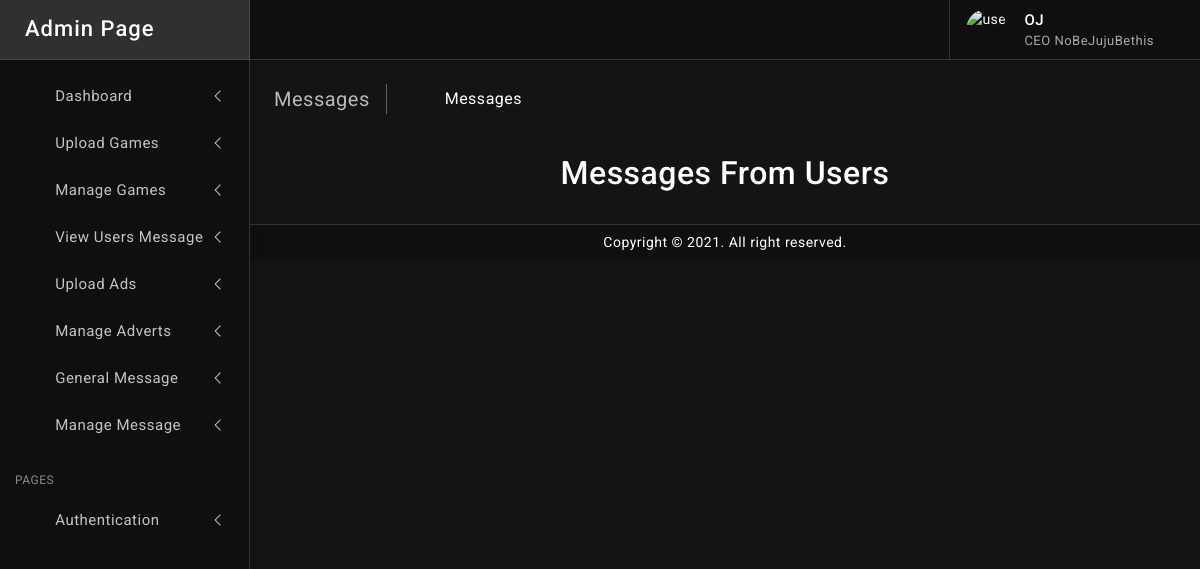
The page /contact_message/ on the database as committed earlier.
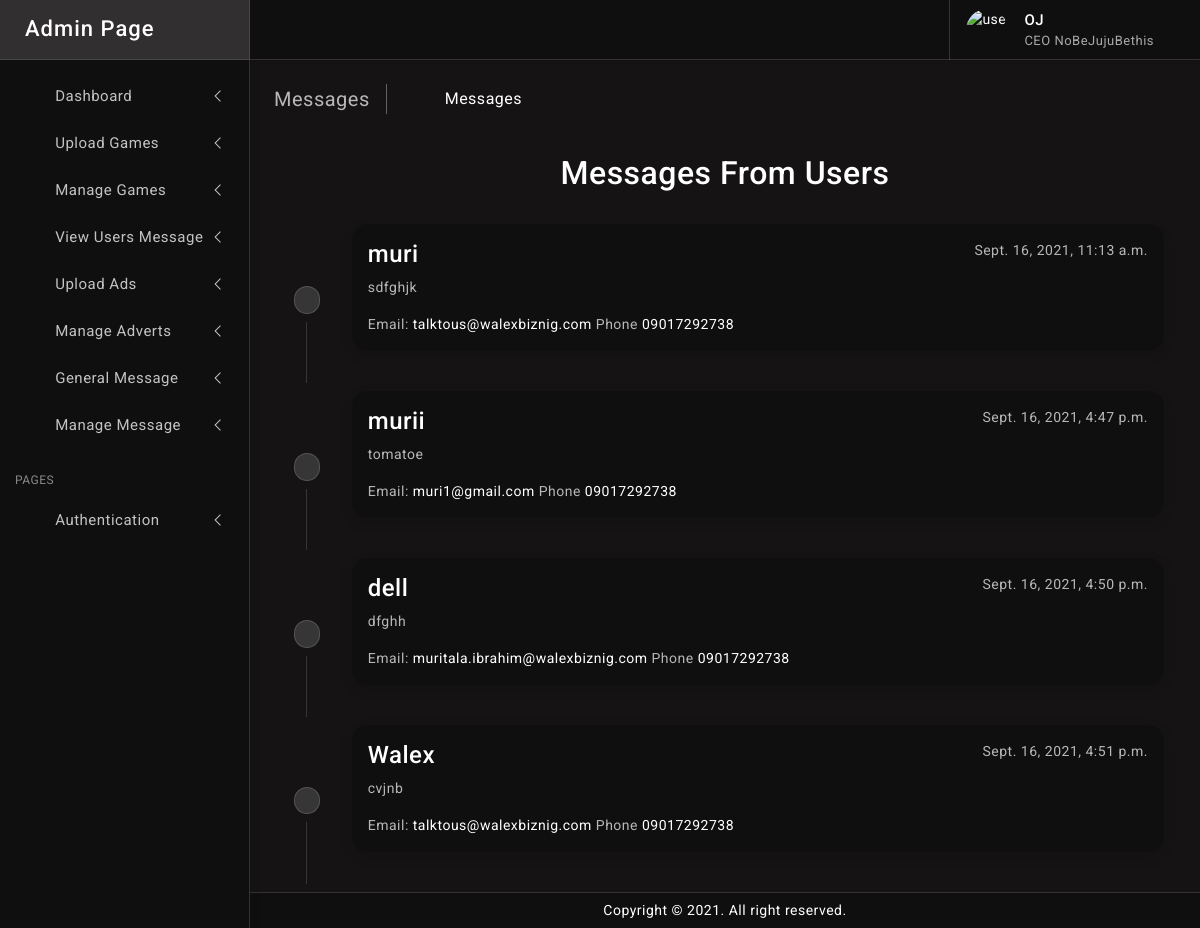
The same page on the database as committed later.
### main_app/models.py (models this page shows, shortened)
class Contact(models.Model):
	STATUS = (
		('New', 'New'),
		('Read', 'Read'),
		('Closed', 'Closed'),
	)
	name = models.CharField(blank=True, max_length=20, null=True)
	email = models.CharField(blank=True, max_length=50, null=True)
	subject = models.CharField(blank=True, max_length=50, null=True)
	message = models.TextField(blank=True, max_length=1255, null=True)
	status = models.CharField(max_length=15, choices=STATUS, default='New')
	ip = models.CharField(blank=True, max_length=20, null=True)
	phone = models.CharField(blank=True, max_length=100, null=True)
	create_at = models.DateTimeField(auto_now_add=True, null=True)
	update_at = models.DateTimeField(auto_now=True, null=True)

### main_app/views.py (the view)
# urls.py: path("contact_message/", views.contact_message, name='contact_message'),
def contact_message(request):
    recieved = Contact.objects.all()
    footer = Advert.objects.all().order_by('-id')[1:9]
    context = {'recieved': recieved, "footer":footer}
    return render(request, 'main_app/contact_message.html', context)

### main_app/templates/main_app/contact_message.html (shortened to what this page needs)
{% extends 'main_app/admin_base.html' %}
{% load static %}
{% block content %}
		<div class="page-wrapper">
			<div class="page-content">
				<div class="page-breadcrumb d-none d-sm-flex align-items-center mb-3">
					<div class="breadcrumb-title pe-3">Messages</div>
					<div class="ps-3">
						<nav aria-label="breadcrumb">
							<ol class="breadcrumb mb-0 p-0">
								<li class="breadcrumb-item"><a href="javascript:;"><i class="bx bx-home-alt"></i></a>
								</li>
								<li class="breadcrumb-item active" aria-current="page">Messages</li>
							</ol>
						</nav>
					</div>
				</div>
				<div class="">
					<div class="">
						<div class="container py-2">
							<h2 class="font-weight-light text-center text-white py-3">Messages From Users</h2>
							{% for rs in recieved %}
							<div class="row">
								<div class="col-auto text-center flex-column d-none d-sm-flex">
									<div class="row h-50">
										<div class="col">&nbsp;</div>
										<div class="col">&nbsp;</div>
									</div>
									<h5 class="m-2">
									<span class="badge rounded-pill bg-light border">&nbsp;</span>
								</h5>
									<div class="row h-50">
										<div class="col border-end">&nbsp;</div>
										<div class="col">&nbsp;</div>
									</div>
								</div>
								<div class="col py-2">
									<div class="card radius-15">
										<div class="card-body">
											<div class="float-end">{{ rs.create_at }}</div>
											<h4 class="card-title text-white">{{ rs.name }}</h4>
											<p class="card-text">{{ rs.message }}</p>
											Email: <a href="mailto:{{ rs.email }}">{{ rs.email }}</a> <span>Phone <a href="tel:{{rs.phone}}"> {{ rs.phone }}</a></span>
										</div>
									</div>
								</div>
							</div>
							{% endfor %}
							</div>
						</div>
						</div>
					</div>
				</div>
			</div>
{% endblock %}

### main_app/templates/main_app/admin_base.html (shortened to what this page needs)
{% load static %}
<!doctype html>
<html lang="en">
<head>
	<link href="{% static 'admin_app/plugins/vectormap/jquery-jvectormap-2.0.2.css' %}" rel="stylesheet"/>
	<link href="{% static 'admin_app/plugins/simplebar/css/simplebar.css' %}" rel="stylesheet" />
	<link href="{% static 'admin_app/plugins/perfect-scrollbar/css/perfect-scrollbar.css' %}" rel="stylesheet" />
	<link href="{% static 'admin_app/plugins/metismenu/css/metisMenu.min.css' %}" rel="stylesheet" />
	<link href="{% static 'admin_app/css/pace.min.css' %}" rel="stylesheet" />
	<link href="{% static 'admin_app/css/bootstrap.min.css' %}" rel="stylesheet">
	<link href="{% static 'admin_app/css/app.css' %}" rel="stylesheet">
	<link href="{% static 'admin_app/css/icons.css' %}" rel="stylesheet">
</head>
<body class="bg-theme bg-theme3">
	<div class="wrapper">
		<div class="sidebar-wrapper" data-simplebar="true">
			<div class="sidebar-header">
				<div>
					<h4 class="logo-text">Admin Page</h4>
				</div>
				<div class="toggle-icon ms-auto"><i class='bx bx-arrow-to-left'></i>
				</div>
			</div>
			<ul class="metismenu" id="menu">
				<li>
					{% url 'boss' as boss %}
					<a href="{{ boss }}" class="has-arrow {% if boss == request.path %} active {% endif %}">
						<div class="parent-icon"><i class='bx bx-home-circle'></i>
						</div>
						<div class="menu-title">Dashboard</div>
					</a>
				</li>
				<li>
					{% url 'games' as games %}
					<a href="{{ games }}" class="has-arrow {% if games == request.path %} active {% endif %}">
						<div class="parent-icon"><i class="bx bx-category"></i>
						</div>
						<div class="menu-title">Upload Games</div>
					</a>
				</li>
				<li>
					{% url 'manage_games' as manage_games %}
					<a href="{{ manage_games }}" class="has-arrow {% if manage_games == request.path %} active {% endif %}">
						<div class="parent-icon"><i class="bx bx-category"></i>
						</div>
						<div class="menu-title">Manage Games</div>
					</a>
				</li>
				<li>
					{% url 'contact_message' as contact_message %}
					<a href="{{ contact_message }}" class="has-arrow {% if  contact_message == request.path %} active {% endif %}">
						<div class="parent-icon"><i class='bx bx-donate-blood'></i>
						</div>
						<div class="menu-title">View Users Message</div>
					</a>
				</li>
				<li>
					{% url 'ads' as ads %}
					<a class="has-arrow {% if ads == request.path %} active {% endif %}" href="{{ ads }}">
						<div class="parent-icon"><i class='bx bx-bookmark-heart'></i>
						</div>
						<div class="menu-title">Upload Ads</div>
					</a>
				</li>
				<li>
					{% url 'manage_advert' as manage_advert %}
					<a class="has-arrow {% if manage_advert == request.path %} active {% endif %}" href="{{ manage_advert }}">
						<div class="parent-icon"><i class='bx bx-bookmark-heart'></i>
						</div>
						<div class="menu-title">Manage Adverts</div>
					</a>
				</li>
				<li>
					{% url 'message' as message %}
					<a class="has-arrow {% if message == request.path %} active {% endif %}" href="{{ message }}">
						<div class="parent-icon"><i class="bx bx-repeat"></i>
						</div>
						<div class="menu-title">General Message</div>
					</a>
				</li>
				<li>
					{% url 'manage_message' as manage_message %}
					<a class="has-arrow {% if manage_message == request.path %} active {% endif %}" href="{{ manage_message }}">
						<div class="parent-icon"><i class="bx bx-repeat"></i>
						</div>
						<div class="menu-title">Manage Message</div>
					</a>
				</li>
				<li class="menu-label">Pages</li>
				<li>
					<a class="has-arrow" href="javascript:;">
						<div class="parent-icon"><i class="bx bx-lock"></i>
						</div>
						<div class="menu-title">Authentication</div>
					</a>
				</li>
			</ul>
		</div>
		<header>
			<div class="topbar d-flex align-items-center">
				<nav class="navbar navbar-expand">
					<div class="user-box dropdown">
						<a class="d-flex align-items-center nav-link dropdown-toggle dropdown-toggle-nocaret" href="#" role="button" data-bs-toggle="dropdown" aria-expanded="false">
							<img src="https://toppng.com/uploads/preview/icons-logos-emojis-user-icon-png-transparent-11563566676e32kbvynug.png" class="user-img" alt="user avatar">
							<div class="user-info ps-3">
								<p class="user-name mb-0">OJ</p>
								<p class="designattion mb-0">CEO NoBeJujuBethis</p>
							</div>
						</a>
					</div>
				</nav>
			</div>
		</header>
{% block content %}
{% endblock %}
		<footer class="page-footer">
			<p class="mb-0">Copyright © 2021. All right reserved.</p>
		</footer>
</body>
</html>

### main_app/static/admin_app/css/app.css (style rules this page uses)
body { font-size: 14px; letter-spacing: .5px; font-family: Roboto, sans-serif; overflow-x: hidden }
a { text-decoration: none }
.wrapper { width: 100%; position: relative }
.sidebar-wrapper { width: 250px; height: calc(100% - 60px); position: fixed; top: 60px; bottom: 0; left: 0; background: rgb(0 0 0 / 20%); border-right: 1px solid rgb(255 255 255 / 15%); z-index: 11; box-shadow: 0 .3rem .8rem rgba(0, 0, 0, .12)!important; transition: all .2s ease-out }
.sidebar-header { width: 250px; height: 60px; display: flex; align-items: center; position: fixed; top: 0; bottom: 0; padding: 0 15px; z-index: 5; background: rgb(255 255 255 / 12%); border-bottom: 1px solid rgb(255 255 255 / 12%); border-right: 1px solid rgb(255 255 255 / 12%); }
.logo-text { font-size: 22px; margin-left: 10px; margin-bottom: 0; letter-spacing: 1px; color: #ffffff }
.toggle-icon { font-size: 22px; cursor: pointer; color: #ffffff }
.topbar { position: fixed; top: 0; left: 250px; right: 0; height: 60px; background: rgb(0 0 0 / 20%); border-bottom: 1px solid rgb(255 255 255 / 15%); z-index: 10; box-shadow: 0 .125rem .25rem rgba(0, 0, 0, .075)!important }
.topbar .navbar { width: 100%; height: 60px; padding-left: 30px; padding-right: 30px }
.page-wrapper { height: 100%; margin-top: 60px; margin-bottom: 0px; margin-left: 250px }
.page-content { padding: 1.5rem 1.5rem 0 1.5rem }
.page-footer { background: rgb(0 0 0 / 20%); position: absolute; left: 250px; right: 0; text-align: center; padding: 7px; color: #fff; font-size: 14px; border-top: 1px solid rgb(255 255 255 / 15%); z-index: 3 }
.sidebar-wrapper ul { padding: 0; margin: 0; list-style: none; background: 0 0 }
.sidebar-wrapper .metismenu { background: 0 0; display: -webkit-box; display: -ms-flexbox; display: flex; padding: 10px; margin-top: 0px; -webkit-box-orient: vertical; -webkit-box-direction: normal; -ms-flex-direction: column; flex-direction: column }
.sidebar-wrapper .metismenu li+li { margin-top: 5px }
.sidebar-wrapper .metismenu li:first-child { margin-top: 5px }
.sidebar-wrapper .metismenu li:last-child { margin-bottom: 5px }
.sidebar-wrapper .metismenu>li { display: -webkit-box; display: -ms-flexbox; display: flex; -webkit-box-orient: vertical; -webkit-box-direction: normal; -ms-flex-direction: column; flex-direction: column; position: relative }
.sidebar-wrapper .metismenu a { position: relative; display: flex; align-items: center; justify-content: left; padding: 8px 15px; font-size: 15px; color: rgb(255 255 255 / 75%); outline-width: 0; text-overflow: ellipsis; overflow: hidden; letter-spacing: .5px; border: 1px solid #ffffff00; transition: all .3s ease-out }
.sidebar-wrapper .metismenu a .parent-icon { font-size: 24px; line-height: 1 }
.sidebar-wrapper .metismenu a .menu-title { margin-left: 10px }
.menu-label { padding: 20px 15px 5px 5px; color: rgb(255 255 255 / 50%); text-transform: uppercase; font-size: 12px; letter-spacing: .5px }
.metismenu .has-arrow:after { position: absolute; content: ""; width: .5em; height: .5em; border-style: solid; border-width: 1.2px 0 0 1.2px; border-color: initial; right: 15px; transform: rotate(-45deg) translateY(-50%); transform-origin: top; top: 50%; transition: all .3s ease-out }
.breadcrumb-title { font-size: 20px; border-right: 1.5px solid rgb(255 255 255 / 34%); }
.page-breadcrumb .breadcrumb li.breadcrumb-item { font-size: 16px }
.page-breadcrumb .breadcrumb-item+.breadcrumb-item::before { display: inline-block; padding-right: .5rem; color: #ffffff; font-family: LineIcons; content: "\ea5c" }
.radius-15 { border-radius: 15px }
.dropdown-toggle-nocaret:after { display: none }
.user-img { width: 42px; height: 42px; border-radius: 50%; border: 0 solid #e5e5e5; padding: 0 }
.user-info .user-name { font-size: 15px; font-weight: 500; color: #fff }
.user-info .designattion { font-size: 13px; color: rgb(255 255 255 / 64%); }
.user-box { display: flex; align-items: center; height: 60px; border-left: 1px solid rgb(255 255 255 / 15%); margin-left: 1rem }
.bg-theme { background-size: 100% 100%; background-attachment: fixed; background-position: center; background-repeat: no-repeat; transition: background .2s; }
body.bg-theme3 { background-image: url(../images/bg-themes/3.png); }

Rows that differ between the two databases and show on the page:
added Contact: create_at "Sept. 16, 2021, 11:13 a.m.", name "muri", message "sdfghjk", email "talktous@walexbiznig.com", phone "09017292738"
added Contact: create_at "Sept. 16, 2021, 4:47 p.m.", name "murii", message "tomatoe", email "muri1@gmail.com", phone "09017292738"
added Contact: create_at "Sept. 16, 2021, 4:50 p.m.", name "dell", message "dfghh", email "muritala.ibrahim@walexbiznig.com", phone "09017292738"
added Contact: create_at "Sept. 16, 2021, 4:51 p.m.", name "Walex", message "cvjnb", email "talktous@walexbiznig.com", phone "09017292738"
